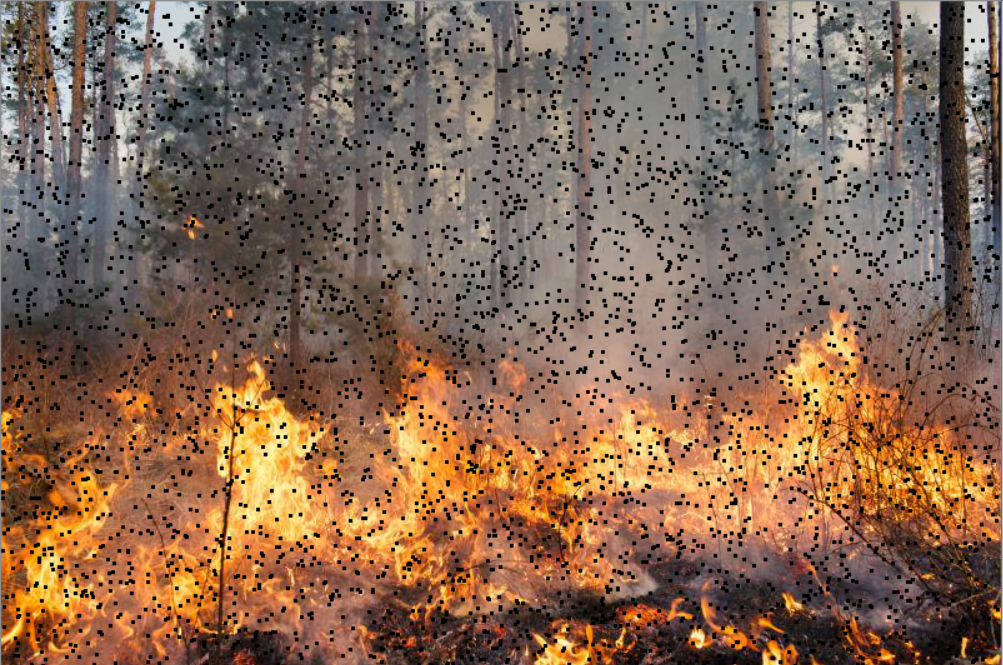
#> input picture 1806101059饶龙江/img processing/imgs/fire/02.PNG, 1003 x 665 px, given in place of ......, which was not available
$ python ostu.py
#> lines starting #> are read from the running program, lines starting #| are printed output that depends on the picture; after the words box and inside, x2 and y2 are one past the last pixel; in counts of white or black regions, pixels touching at a corner belong together; pictures that were not available may be replaced by others from this repository, and a replacement may not be noted
'''import cv2 as cv
import numpy as np
def fenge(img):
    for i in range(len(img)):
        for j in range(len(img[i])):
            a = img[i][j]
            for t in range(256):
                if a > t:
                    a = 0
                else:
                    a = 255'''

import cv2
import numpy as np
from matplotlib import pyplot as plt

image = cv2.imread("......")
#> image is the input picture: shape (665, 1003, 3); mean B, G, R 83.6, 104, 133.6
gray = cv2.cvtColor(image, cv2.COLOR_BGR2GRAY)
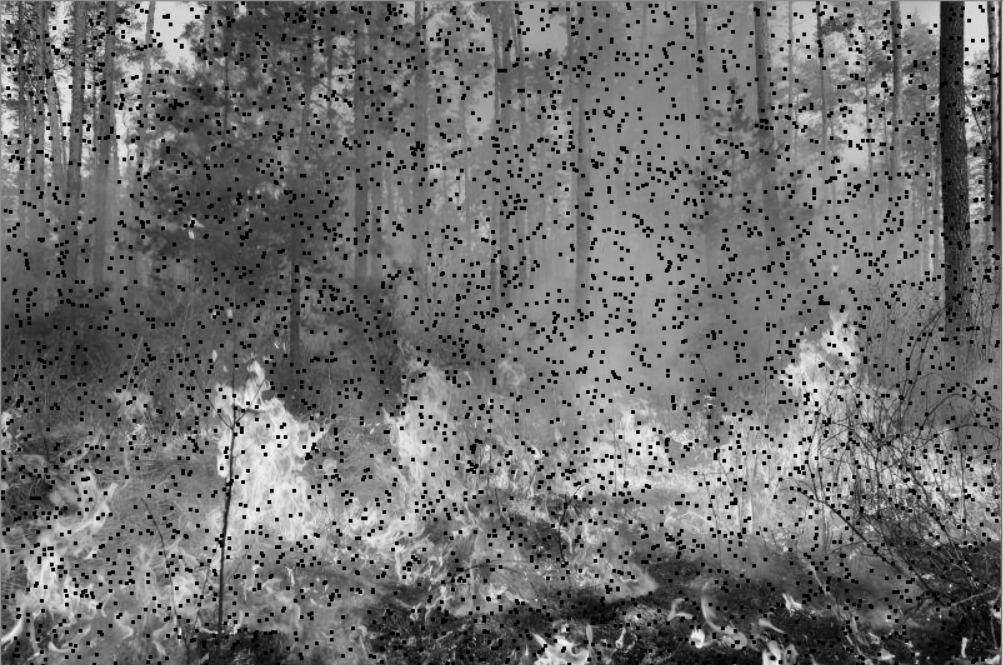
#> gray: shape (665, 1003); min 0, max 248, mean 110.5

plt.subplot(131), plt.imshow(image, "gray")
plt.title("source image"), plt.xticks([]), plt.yticks([])
plt.subplot(132), plt.hist(image.ravel(), 256)
plt.title("Histogram"), plt.xticks([]), plt.yticks([])
ret1, th1 = cv2.threshold(gray, 0, 255, cv2.THRESH_OTSU)  #方法选择为THRESH_OTSU
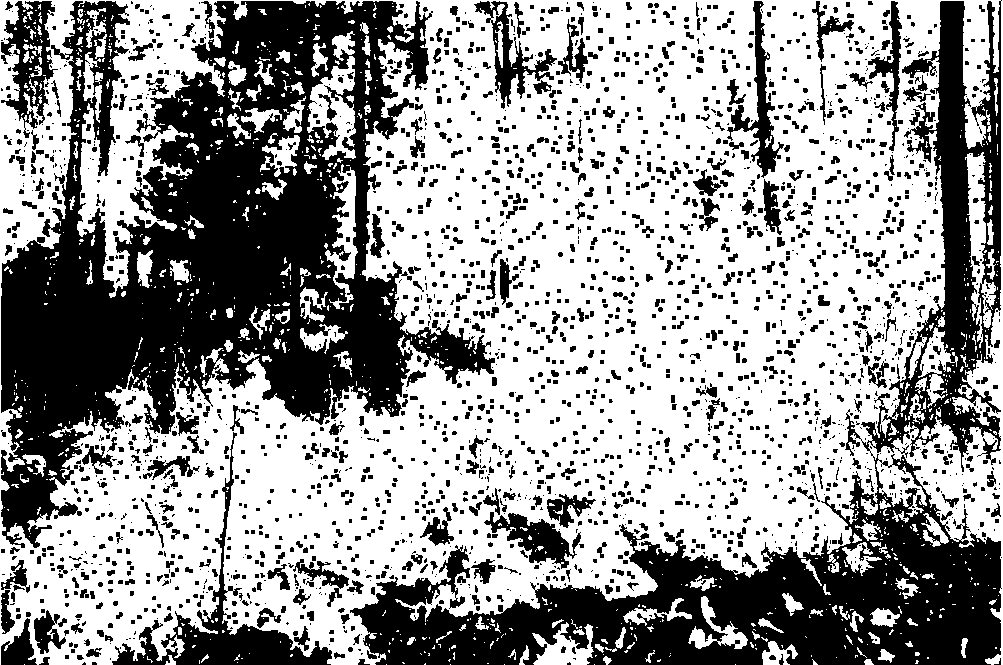
#> th1: shape (665, 1003); 60% white; 2573 black regions (1714 under 20 px), largest, box (x1, y1, x2, y2) and area: (1, 1, 495, 548) 114369, (350, 0, 1002, 665) 77493, (112, 432, 332, 665) 6866
#> ret1 = 102
plt.subplot(133), plt.imshow(th1, "gray")
plt.title("OTSU,threshold is " + str(ret1)), plt.xticks([]), plt.yticks([])
plt.show()
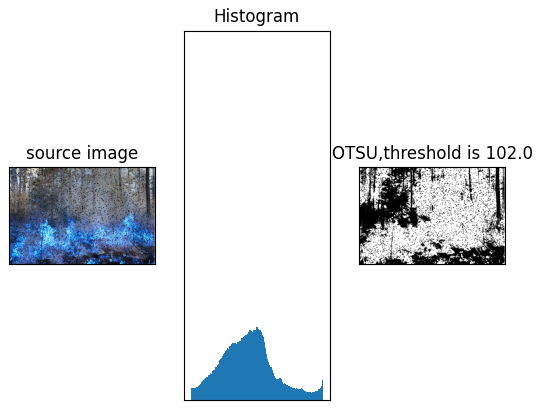
#> figure drawn by matplotlib, 3 panels; B, G, R data is drawn as R, G, B


#> (the run stopped early here; a loop or call above may not have finished)

$ run again, on 1806101059饶龙江/img processing/imgs/fire/11.PNG
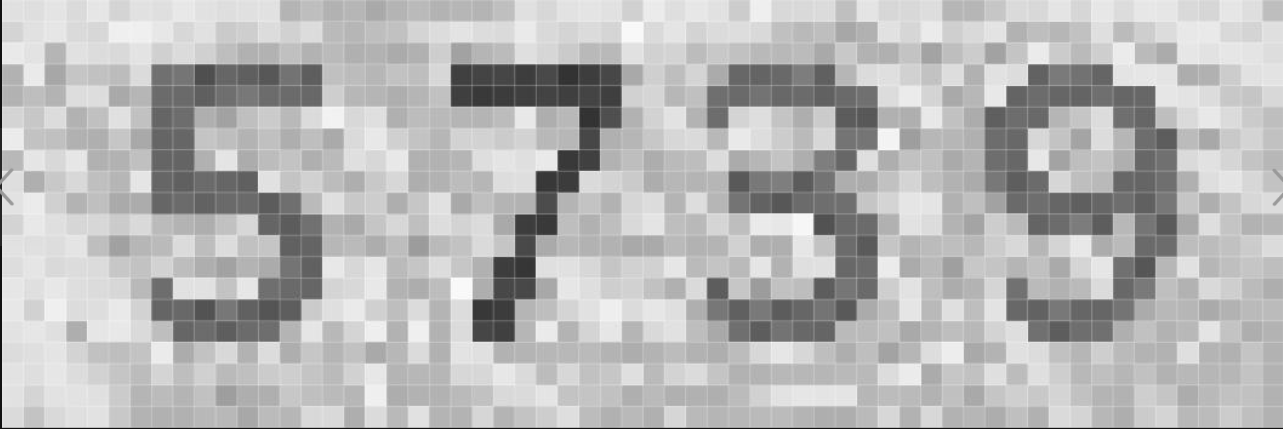
#> input picture 1806101059饶龙江/img processing/imgs/fire/11.PNG, 1283 x 429 px, given in place of ......, which was not available
#> image is the input picture: shape (429, 1283, 3); min 17, max 255, mean 183.3
#> `ret1, th1 = cv2.threshold(gray, 0, 255, cv2.THRESH_OTSU)`:
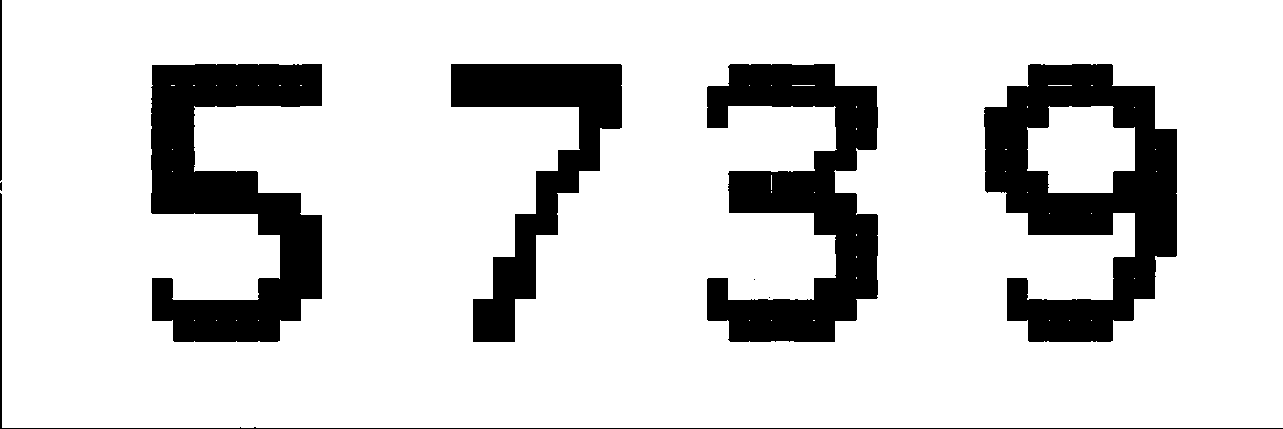
#> th1: shape (429, 1283); 82.7% white; 9 black regions (3 under 20 px), largest, box (x1, y1, x2, y2) and area: (984, 64, 1177, 342) 27373, (151, 64, 322, 342) 25734, (707, 64, 878, 342) 24186, (451, 64, 622, 342) 15997, (0, 193, 1283, 429) 1755, (0, 0, 2, 181) 361
#> ret1 = 150
#> `plt.show()`:
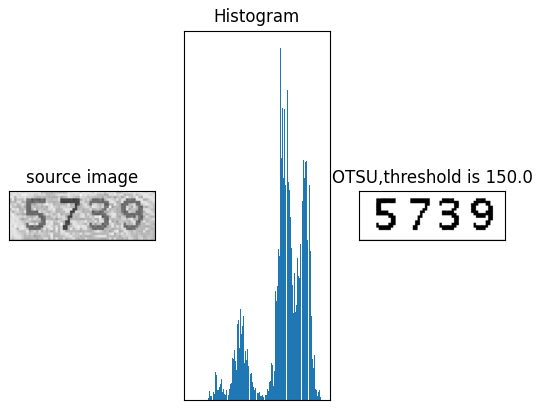
#> figure drawn by matplotlib, 3 panels

$ run again, on 1806101059饶龙江/img processing/imgs/fire/5.PNG
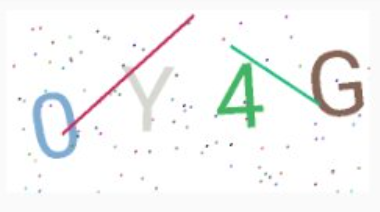
#> input picture 1806101059饶龙江/img processing/imgs/fire/5.PNG, 380 x 212 px, given in place of ......, which was not available
#> image is the input picture: shape (212, 380, 3); mean B, G, R 245.1, 245.7, 244.3
#> `ret1, th1 = cv2.threshold(gray, 0, 255, cv2.THRESH_OTSU)`:
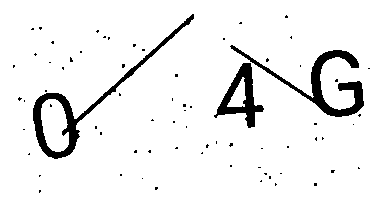
#> th1: shape (212, 380); 93.7% white; 72 black regions (69 under 20 px), largest, box (x1, y1, x2, y2) and area: (33, 14, 194, 159) 1848, (230, 45, 364, 117) 1771, (214, 63, 264, 128) 1104
#> ret1 = 200
#> `plt.show()`:
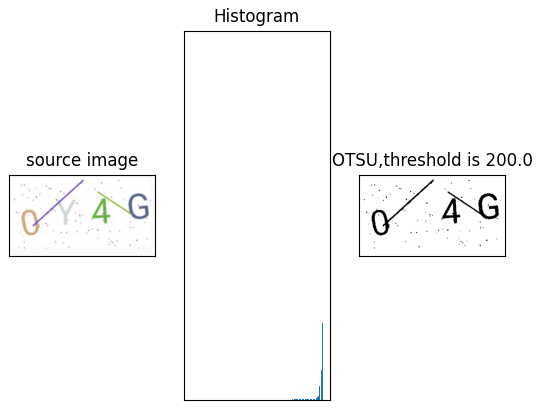
#> figure drawn by matplotlib, 3 panels; B, G, R data is drawn as R, G, B
